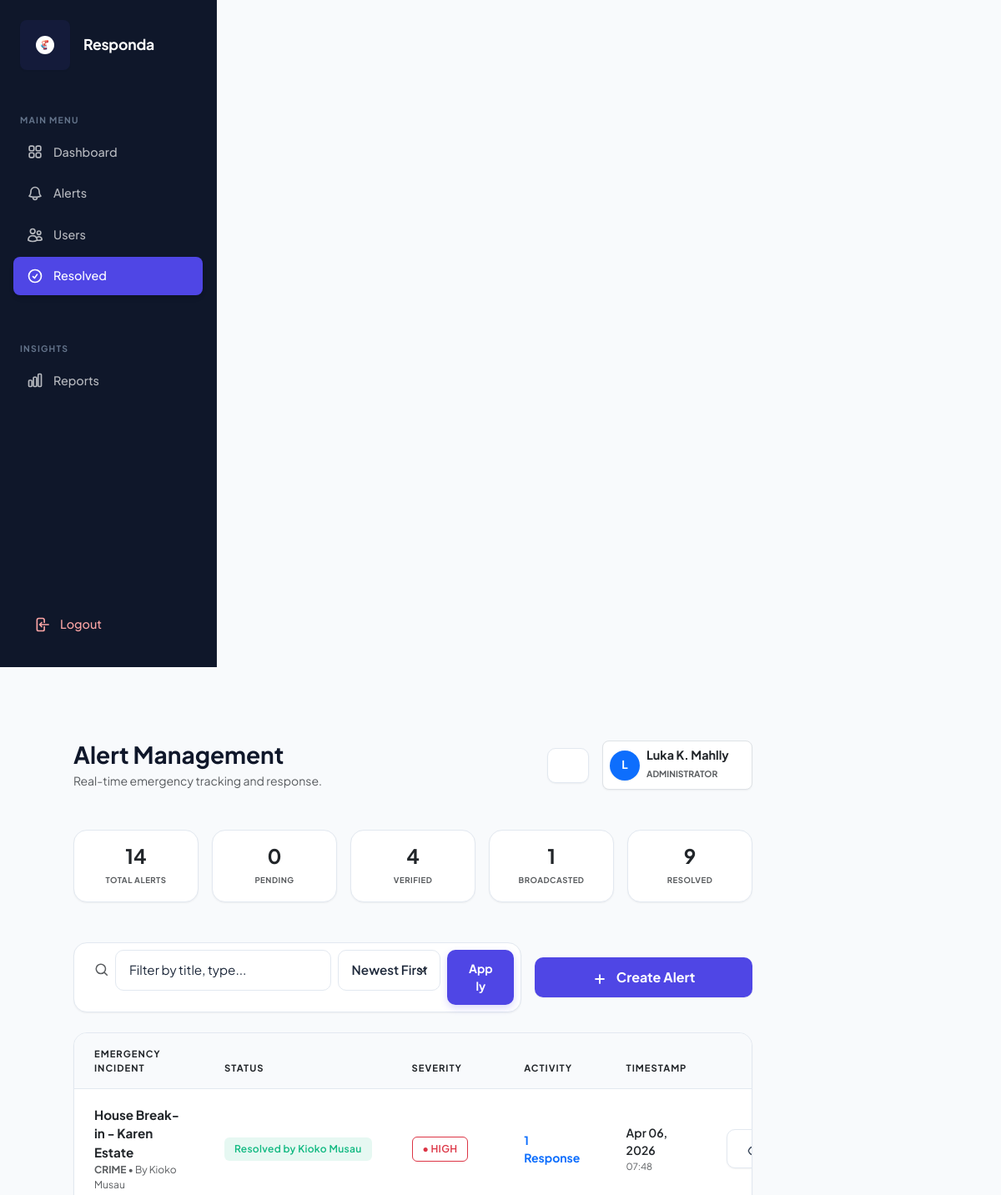
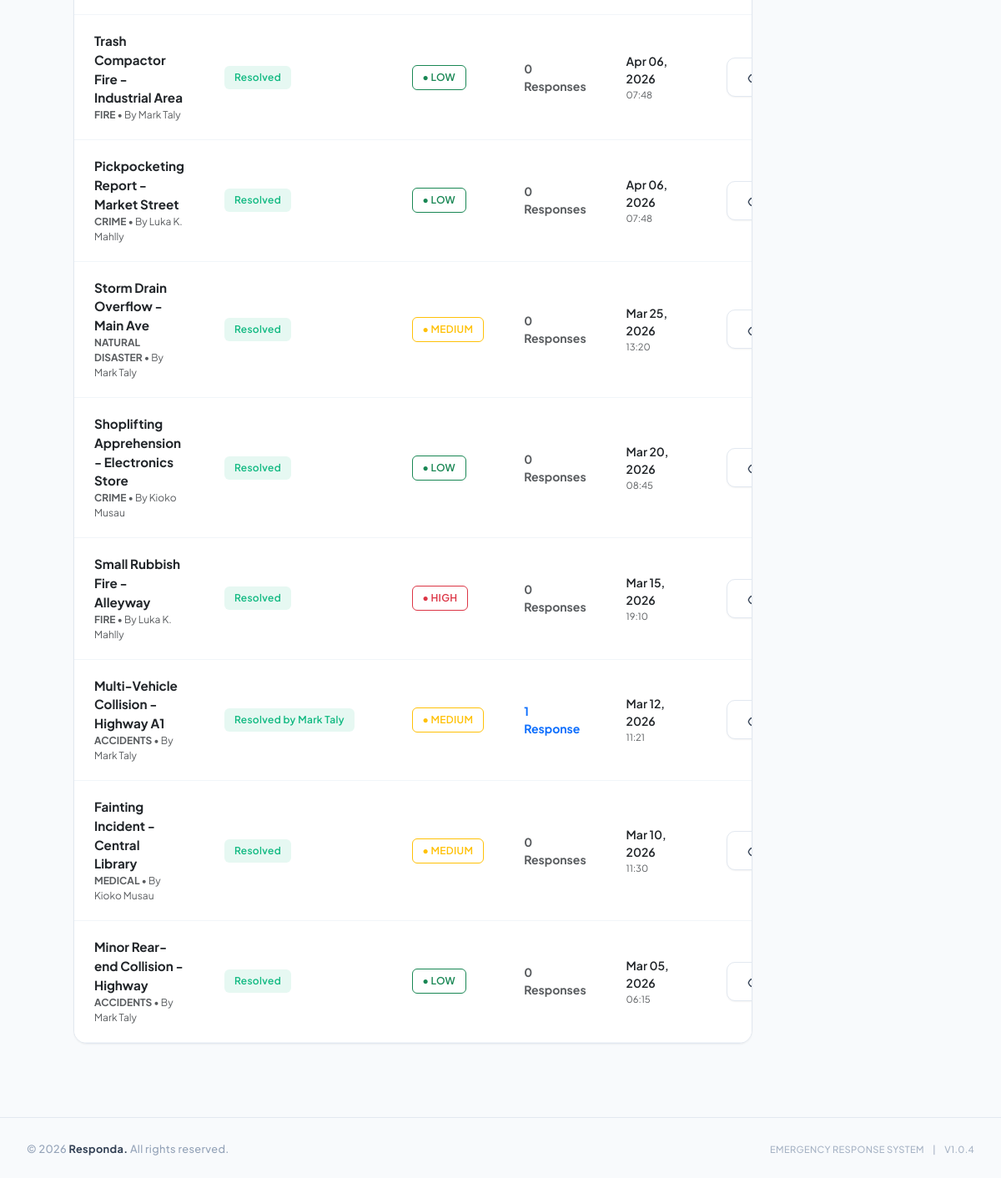
/alerts.php?filter=resolved (signed in), run on the app's committed database (2 pictures, top to bottom).
### tables this page shows
CREATE TABLE `Alerts` (
  `Alerts_id` int(11) NOT NULL,
  `Alerts_AlertTypes_id` int(11) NOT NULL,
  `Alerts_title` varchar(150) NOT NULL,
  `Alerts_desc` text NOT NULL,
  `Alerts_latitude` decimal(10,8) NOT NULL,
  `Alerts_longitude` decimal(11,8) NOT NULL,
  `Alerts_status` enum('pending','verified','broadcasted','resolved') DEFAULT 'pending',
  `Alerts_severity` enum('Low','Medium','High') DEFAULT 'Medium',
  `Alerts_Users_id` int(11) DEFAULT NULL,
  `Alerts_AssignedTo_id` int(11) DEFAULT NULL,
  `Alerts_created_at` timestamp NOT NULL DEFAULT current_timestamp()
);

CREATE TABLE `AlertTypes` (
  `AlertTypes_id` int(11) NOT NULL,
  `AlertTypes_name` varchar(100) NOT NULL,
  `AlertTypes_desc` text DEFAULT NULL,
  `AlertTypes_created_at` timestamp NOT NULL DEFAULT current_timestamp()
);

CREATE TABLE `Users` (
  `Users_id` int(11) NOT NULL,
  `Users_full_name` varchar(100) NOT NULL,
  `Users_email` varchar(100) NOT NULL,
  `Users_phone` varchar(20) DEFAULT NULL,
  `Users_password` varchar(255) NOT NULL,
  `Users_api_token` varchar(255) DEFAULT NULL,
  `Users_Roles_id` int(11) NOT NULL,
  `Users_status` enum('active','inactive') DEFAULT 'active',
  `Users_created_at` timestamp NOT NULL DEFAULT current_timestamp()
);

### public/alerts.php (the view, shortened to what this page needs)
<?php
$username = htmlspecialchars($_SESSION['username'] ?? 'User', ENT_QUOTES, 'UTF-8');
$status_filter = $_GET['filter'] ?? 'all';
$search_query = trim($_GET['search'] ?? '');
$sort_by = $_GET['sort'] ?? 'recent';
$alerts = [];
$status_counts = ['pending' => 0, 'verified' => 0, 'broadcasted' => 0, 'resolved' => 0, 'all' => 0];
$hasAssignedToColumn = false;
try {
    $pdo = getPDO();
    try {
        $columnCheck = $pdo->query("SHOW COLUMNS FROM Alerts LIKE 'Alerts_AssignedTo_id'")->fetch();
        $hasAssignedToColumn = !empty($columnCheck);
    } catch (Exception $inner) {
        $hasAssignedToColumn = false;
    }
    $stmt = $pdo->query("SELECT Alerts_status, COUNT(*) as count FROM Alerts GROUP BY Alerts_status");
    while ($row = $stmt->fetch()) {
        if (isset($status_counts[$row['Alerts_status']])) {
            $status_counts[$row['Alerts_status']] = (int)$row['count'];
        }
    }
    $status_counts['all'] = array_sum($status_counts);
    $query = "
        SELECT a.*, at.AlertTypes_name as alert_type, u.Users_full_name as creator, ".
        ($hasAssignedToColumn ? "ar.Users_full_name as assigned_to_name, a.Alerts_AssignedTo_id, " : "") .
        "(SELECT COUNT(*) FROM AlertResponses WHERE AlertResponses_Alerts_id = a.Alerts_id) as response_count,
        (SELECT u2.Users_full_name FROM AlertResponses ar2 LEFT JOIN Users u2 ON ar2.AlertResponses_Users_id = u2.Users_id WHERE ar2.AlertResponses_Alerts_id = a.Alerts_id ORDER BY ar2.AlertResponses_responded_at DESC LIMIT 1) as responder_name
        FROM Alerts a
        LEFT JOIN AlertTypes at ON a.Alerts_AlertTypes_id = at.AlertTypes_id
        LEFT JOIN Users u ON a.Alerts_Users_id = u.Users_id
        " .
        ($hasAssignedToColumn ? "LEFT JOIN Users ar ON a.Alerts_AssignedTo_id = ar.Users_id\n" : "") .
        "WHERE 1=1
    ";
    if ($status_filter !== 'all') {
        $query .= " AND a.Alerts_status = " . $pdo->quote($status_filter);
    }
    $query .= match($sort_by) {
        'oldest' => " ORDER BY a.Alerts_created_at ASC",
        'status' => " ORDER BY FIELD(a.Alerts_status, 'pending', 'verified', 'broadcasted', 'resolved'), a.Alerts_created_at DESC",
        default => " ORDER BY a.Alerts_created_at DESC"
    };
    $alerts = $pdo->query($query)->fetchAll();
} catch (Exception $e) {
    error_log($e->getMessage());
}
include __DIR__ . '/../includes/header.php';
?>
<div class="container-fluid p-0">
    <div class="row g-0">
        <?php include __DIR__ . '/../includes/sidebar.php'; ?>
        <main class="col-lg-10 bg-light min-vh-100">
            <div class="p-4 p-lg-5">
                <div class="d-flex justify-content-between align-items-center mb-5">
                    <div>
                        <h1 class="h3 fw-bold mb-1">Alert Management</h1>
                        <p class="text-muted mb-0 small">Real-time emergency tracking and response.</p>
                    </div>
                    <div class="d-flex align-items-center">
                        <div class="dropdown me-3">
                            <button class="btn btn-white border shadow-sm position-relative rounded-circle p-0 d-flex align-items-center justify-content-center" type="button" id="notifBell" data-bs-toggle="dropdown" style="width: 42px; height: 42px;">
                            </button>
                        </div>
                        <div class="bg-white border rounded-3 p-2 shadow-sm d-flex align-items-center" style="min-width: 180px;">
                            <div class="rounded-circle bg-primary d-flex align-items-center justify-content-center text-white fw-bold me-2 shadow-sm" style="width: 36px; height: 36px; font-size: 0.85rem;">
                                <?= strtoupper(substr($username, 0, 1)) ?>
                            </div>
                            <div class="overflow-hidden">
                                <p class="mb-0 text-truncate fw-bold text-dark" style="font-size: 0.9rem; line-height: 1.2;"><?= $username ?></p>
                                <small class="text-muted text-uppercase fw-bold" style="font-size: 0.65rem;"><?= ($role_id == 1) ? 'Administrator' : 'Responder' ?></small>
                            </div>
                        </div>
                    </div>
                </div>
                <div class="row g-3 mb-5">
                    <?php
                    $filter_configs = [
                        'all' => ['label' => 'Total alerts', 'color' => 'secondary'],
                        'pending' => ['label' => 'Pending', 'color' => 'warning'],
                        'verified' => ['label' => 'Verified', 'color' => 'info'],
                        'broadcasted' => ['label' => 'Broadcasted', 'color' => 'primary'],
                        'resolved' => ['label' => 'Resolved', 'color' => 'success']
                    ];
                    foreach ($filter_configs as $key => $cfg):
                        $isActive = ($status_filter === $key);
                    ?>
                    <div class="col-lg">
                        <a href="?filter=<?= $key ?>" class="text-decoration-none">
                            <div class="card border-0 shadow-sm transition-all h-100 <?= $isActive ? 'border-start border-primary border-4' : '' ?>">
                                <div class="card-body p-3 text-center">
                                    <h4 class="fw-bold mb-0 text-dark"><?= $status_counts[$key] ?></h4>
                                    <small class="text-muted text-uppercase fw-bold" style="font-size: 0.6rem; letter-spacing: 0.5px;"><?= $cfg['label'] ?></small>
                                </div>
                            </div>
                        </a>
                    </div>
                    <?php endforeach; ?>
                </div>
                <div class="row g-3 mb-4 align-items-center">
                    <div class="col-lg-8">
                        <div class="card border-0 shadow-sm">
                            <div class="card-body p-2">
                                <form method="GET" class="row g-2">
                                    <div class="col-md-7">
                                        <div class="input-group input-group-sm border-0">
                                            <span class="input-group-text bg-transparent border-0 text-muted ps-3">
                                                <svg xmlns="http://www.w3.org/2000/svg" width="18" height="18" fill="none" viewBox="0 0 24 24" stroke="currentColor" stroke-width="2"><path d="m21 21-5.197-5.197m0 0A7.5 7.5 0 1 0 5.196 5.196a7.5 7.5 0 0 0 10.607 10.607Z" /></svg>
                                            </span>
                                            <input type="text" name="search" class="form-control border-0 bg-transparent" placeholder="Filter by title, type..." value="<?= htmlspecialchars($search_query) ?>">
                                        </div>
                                    </div>
                                    <div class="col-md-3">
                                        <select name="sort" class="form-select form-select-sm border-0 bg-light fw-semibold" onchange="this.form.submit()">
                                            <option value="recent" <?= $sort_by === 'recent' ? 'selected' : '' ?>>Newest First</option>
                                        </select>
                                    </div>
                                    <div class="col-md-2">
                                        <button type="submit" class="btn btn-primary btn-sm w-100 fw-bold">Apply</button>
                                    </div>
                                </form>
                            </div>
                        </div>
                    </div>
                    <div class="col-lg-4 text-lg-end">
                        <button class="btn btn-primary shadow-sm px-4 fw-bold w-100 w-lg-auto" data-bs-toggle="modal" data-bs-target="#createAlertModal">
                            <svg xmlns="http://www.w3.org/2000/svg" width="18" height="18" fill="none" viewBox="0 0 24 24" stroke="currentColor" stroke-width="2.5" class="me-2"><path d="M12 4.5v15m7.5-7.5h-15" /></svg>
                            Create Alert
                        </button>
                    </div>
                </div>
                <div class="card border-0 shadow-sm overflow-hidden">
                    <div class="table-responsive">
                        <table class="table table-hover align-middle mb-0" id="alertsTable">
                            <thead class="bg-light">
                                <tr>
                                    <th class="ps-4">Emergency Incident</th>
                                    <th>Status</th>
                                    <th>Severity</th>
                                    <th>Activity</th>
                                    <th>Timestamp</th>
                                    <th class="text-end pe-4">Actions</th>
                                </tr>
                            </thead>
                            <tbody>
                                <?php if(empty($alerts)): ?>
                                    <tr><td colspan="6" class="text-center p-5 text-muted small">No incidents found matching your current filters.</td></tr>
                                <?php else: foreach ($alerts as $alert):
                                    $sev_color = match($alert['Alerts_severity']) { 'High' => 'danger', 'Medium' => 'warning', 'Low' => 'success', default => 'secondary' };
                                    $stat_color = match($alert['Alerts_status']) { 'pending' => 'warning', 'verified' => 'info', 'broadcasted' => 'primary', 'resolved' => 'success', default => 'secondary' };
                                ?>
                                <tr>
                                    <td class="ps-4">
                                        <div class="fw-bold text-dark" style="font-size: 0.95rem;"><?= htmlspecialchars($alert['Alerts_title']) ?></div>
                                        <small class="text-muted d-block" style="font-size: 0.75rem;">
                                            <span class="fw-bold text-uppercase"><?= htmlspecialchars($alert['alert_type']) ?></span> • By <?= htmlspecialchars($alert['creator'] ?? 'System') ?>
                                        </small>
                                    </td>
                                    <td>
                                        <span class="badge bg-<?= $stat_color ?>-subtle text-<?= $stat_color ?> px-2 py-1">
                                            <?php if($alert['Alerts_status'] === 'resolved' && !empty($alert['responder_name'])): ?>
                                                Resolved by <?= htmlspecialchars($alert['responder_name']) ?>
                                            <?php else: ?>
                                                <?= ucfirst($alert['Alerts_status']) ?>
                                            <?php endif; ?>
                                        </span>
                                    </td>
                                    <td>
                                        <span class="badge border border-<?= $sev_color ?> text-<?= $sev_color ?> bg-white fw-bold" style="font-size: 0.65rem;">
                                            ● <?= strtoupper($alert['Alerts_severity']) ?>
                                        </span>
                                    </td>
                                    <td>
                                        <div class="small fw-bold text-<?= $alert['response_count'] > 0 ? 'primary' : 'muted' ?>">
                                            <?= $alert['response_count'] ?> Response<?= $alert['response_count'] != 1 ? 's' : '' ?>
                                        </div>
                                    </td>
                                    <td>
                                        <div class="small text-dark fw-semibold"><?= date('M d, Y', strtotime($alert['Alerts_created_at'])) ?></div>
                                        <div class="small text-muted" style="font-size: 0.7rem;"><?= date('H:i', strtotime($alert['Alerts_created_at'])) ?></div>
                                    </td>
                                    <td class="text-end pe-4">
                                        <div class="btn-group">
                                            <button class="btn btn-sm btn-white border shadow-sm view-alert me-3"
                                                data-id="<?= $alert['Alerts_id'] ?>"
                                                data-title="<?= htmlspecialchars($alert['Alerts_title']) ?>"
                                                data-description="<?= htmlspecialchars($alert['Alerts_desc']) ?>"
                                                data-type="<?= htmlspecialchars($alert['alert_type']) ?>"
                                                data-status="<?= $alert['Alerts_status'] ?>"
                                                data-severity="<?= $alert['Alerts_severity'] ?>"
                                                data-created-at="<?= htmlspecialchars($alert['Alerts_created_at']) ?>"
                                                data-assigned-to="<?= $alert['Alerts_AssignedTo_id'] ?? '' ?>"
                                                data-assigned-to-name="<?= htmlspecialchars($alert['assigned_to_name'] ?? '') ?>"
                                                data-responder-name="<?= htmlspecialchars($alert['responder_name'] ?? '') ?>"
                                                data-latitude="<?= $alert['Alerts_latitude'] ?>"
                                                data-longitude="<?= $alert['Alerts_longitude'] ?>"
                                                data-bs-toggle="modal" data-bs-target="#viewAlertModal">
                                            </button>
                                        </div>
                                    </td>
                                </tr>
                                <?php endforeach; endif; ?>
                            </tbody>
                        </table>
                    </div>
                </div>
            </div>
        </main>
    </div>
</div>
<?php
    include __DIR__ . '/../includes/footer.php';
?>

### data on the page
alerts: Alerts_title "House Break-in - Karen Estate", Alerts_AlertTypes.AlertTypes_name "CRIME", Alerts_Users.Users_full_name "Kioko Musau", responder_name "Kioko Musau", Alerts_severity "HIGH", response_count "1", Alerts_created_at "Apr 06, 2026", Alerts_created_at "07:48"
alerts: Alerts_title "Trash Compactor Fire - Industrial Area", Alerts_AlertTypes.AlertTypes_name "FIRE", Alerts_Users.Users_full_name "Mark Taly", Alerts_status "Resolved", Alerts_severity "LOW", response_count "0", Alerts_created_at "Apr 06, 2026", Alerts_created_at "07:48"
alerts: Alerts_title "Pickpocketing Report - Market Street", Alerts_AlertTypes.AlertTypes_name "CRIME", Alerts_Users.Users_full_name "Luka K. Mahlly", Alerts_status "Resolved", Alerts_severity "LOW", response_count "0", Alerts_created_at "Apr 06, 2026", Alerts_created_at "07:48"
alerts: Alerts_title "Storm Drain Overflow - Main Ave", Alerts_AlertTypes.AlertTypes_name "NATURAL DISASTER", Alerts_Users.Users_full_name "Mark Taly", Alerts_status "Resolved", Alerts_severity "MEDIUM", response_count "0", Alerts_created_at "Mar 25, 2026", Alerts_created_at "13:20"
alerts: Alerts_title "Shoplifting Apprehension - Electronics Store", Alerts_AlertTypes.AlertTypes_name "CRIME", Alerts_Users.Users_full_name "Kioko Musau", Alerts_status "Resolved", Alerts_severity "LOW", response_count "0", Alerts_created_at "Mar 20, 2026", Alerts_created_at "08:45"
alerts: Alerts_title "Small Rubbish Fire - Alleyway", Alerts_AlertTypes.AlertTypes_name "FIRE", Alerts_Users.Users_full_name "Luka K. Mahlly", Alerts_status "Resolved", Alerts_severity "HIGH", response_count "0", Alerts_created_at "Mar 15, 2026", Alerts_created_at "19:10"
alerts: Alerts_title "Multi-Vehicle Collision - Highway A1", Alerts_AlertTypes.AlertTypes_name "ACCIDENTS", Alerts_Users.Users_full_name "Mark Taly", responder_name "Mark Taly", Alerts_severity "MEDIUM", response_count "1", Alerts_created_at "Mar 12, 2026", Alerts_created_at "11:21"
alerts: Alerts_title "Fainting Incident - Central Library", Alerts_AlertTypes.AlertTypes_name "MEDICAL", Alerts_Users.Users_full_name "Kioko Musau", Alerts_status "Resolved", Alerts_severity "MEDIUM", response_count "0", Alerts_created_at "Mar 10, 2026", Alerts_created_at "11:30"
alerts: Alerts_title "Minor Rear-end Collision - Highway", Alerts_AlertTypes.AlertTypes_name "ACCIDENTS", Alerts_Users.Users_full_name "Mark Taly", Alerts_status "Resolved", Alerts_severity "LOW", response_count "0", Alerts_created_at "Mar 05, 2026", Alerts_created_at "06:15"

### other printed values
substr($username, 0, 1) "L"
$username "Luka K. Mahlly"
$status_counts[$key] "14"
$cfg['label'] "TOTAL ALERTS"
$status_counts[$key] "0"
$cfg['label'] "PENDING"
$status_counts[$key] "4"
$cfg['label'] "VERIFIED"
$status_counts[$key] "1"
$cfg['label'] "BROADCASTED"
$status_counts[$key] "9"
$cfg['label'] "RESOLVED"
